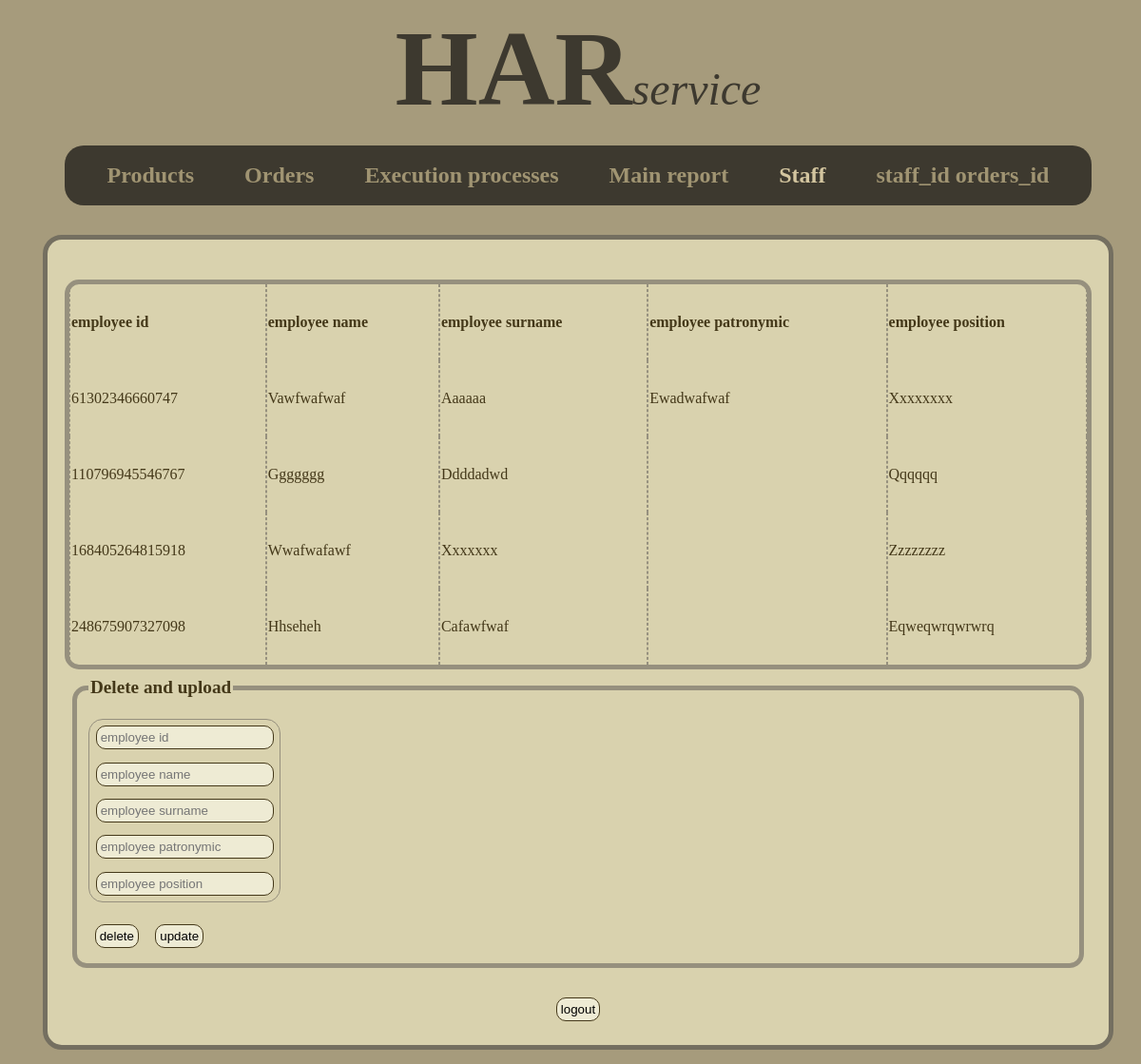
The app's page /Staff (signed in) with its own data.
### tables this page shows
CREATE TABLE "Staff" (
	"employee_id"	INTEGER NOT NULL UNIQUE,
	"employee_name"	TEXT NOT NULL,
	"employee_surname"	TEXT NOT NULL,
	"employee_patronymic"	TEXT,
	"employee_position"	TEXT NOT NULL,
	PRIMARY KEY("employee_id")
);

### Back_flask.py (the view, shortened to what this page needs)
@app.route("/Staff", methods = ["POST", "GET"])
def Staff():
    if "Logged" not in session:
        return redirect(url_for("login"))
    return render_template("Staff.html", title = "Staff", table = repos.Staff_showAll())

### DB/repos.py (called while the page is built)
def Staff_showAll():
    con = sqlite3.connect("DB/HAR_DB.db")
    c = con.cursor()
    allStaff = c.execute("SELECT * FROM Staff").fetchall()
    c.close()
    con.close()
    return allStaff

### templates/Staff.html (shortened to what this page needs)
{% extends "base.html" %}
{% block header %}
    {{super()}}
{% endblock %}
{% block navigation %}
    {{super()}}
{% endblock %}
{% block content %}
    <div class="information_content">
        <table class="filling_0">
            <thead>
                <tr>
                    <th>employee id</th>
                    <th>employee name</th>
                    <th>employee surname</th>
                    <th>employee patronymic</th>
                    <th>employee position</th>
                </tr>
            </thead>
            <tbody>
                {% for row in table -%}
                    <tr>
                        {% for item in row -%}
                            <td>{{item}}</td>
                        {% endfor -%}
                    </tr>
                {% endfor -%}
            </tbody>
        </table>
        <fieldset class="action">
            <legend>Delete and upload</legend>
            <form action="/Staff?operation=deleteOrUpdate" method="POST">
                <div>
                    <p class="filling_input_0 last">
                        <input class="n_0" type="number" placeholder="employee id" name="employee_id" readonly>
                        <input class="n_1" type="text" placeholder="employee name" name="employee_name">
                        <input class="n_2" type="text" placeholder="employee surname" name="employee_surname">
                        <input class="n_3" type="text" placeholder="employee patronymic" name="employee_patronymic">
                        <input class="n_4" type="text" placeholder="employee position" name="employee_position">
                    </p>
                </div>
            <input type="submit" name="delete" value="delete">
            <input type="submit" name="update" value="update">
            </form>
        </fieldset>
        <form action="/?operation=logout" method="POST"  class="logout">
            <input type="submit" value="logout">
        </form>
    </div>
{% endblock %}

### static/css/style.css (style rules this page uses)
body { background-color: #A69B7C; width: 100%; height: 100vh; color: #443819; min-height: 20px; }
input, textarea, button, select { background-color: #eeebd4; margin: 0.5em; border-radius: 10px; padding: 0.3em; border: #443819 solid thin; }
.information_content { border: #746f60 thick solid; display: flex; flex-direction: column; width: 90%; min-height: 100%; margin: 15px auto; background-color: #D9D2AE; padding: 1.5vw; border-radius: 20px; }
.information_content table { width: 100%; word-break: normal; text-align: justify; border: #96907e thick solid; border-radius: 15px; border-spacing: 0; }
.information_content table td, .information_content table th { border-left: #96907e thin dashed; border-right: #96907e thin dashed; overflow: hidden; max-width: 15em; }
.information_content table tr { max-height: 30em; min-height: 30em; height: 5em; }
.action { border: #96907e thick solid; max-width: 100%; border-radius: 15px; margin: 0.5em; }
legend { font-weight: bold; font-size: 1.2em; }
.action p { max-width: 100%; display: inline-flex; flex-wrap: wrap; flex-direction: column; text-align: center; border: #96907e thin solid; border-radius: 15px; }
.information_content > .logout { text-align: center; margin-top: 2vh; }

### records on screen
Staff: employee_id "61302346660747", employee_name "Vawfwafwaf", employee_surname "Aaaaaa", employee_patronymic "Ewadwafwaf", employee_position "Xxxxxxxx"
Staff: employee_id "110796945546767", employee_name "Ggggggg", employee_surname "Ddddadwd", employee_position "Qqqqqq"
Staff: employee_id "168405264815918", employee_name "Wwafwafawf", employee_surname "Xxxxxxx", employee_position "Zzzzzzzz"
Staff: employee_id "248675907327098", employee_name "Hhseheh", employee_surname "Cafawfwaf", employee_position "Eqweqwrqwrwrq"
